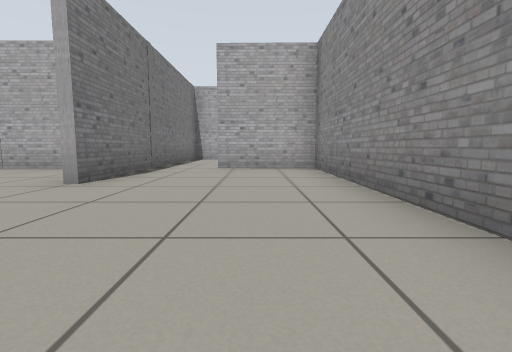
[1] (above)

17 first-person views from a walk through a world built for the Gazebo simulator. The camera is 0.5 m above the floor, tilts 6° down and sees 85° across. The floor is counted in squares, 1 m on a side. Each view is taken from the middle of a square. On the plan, view 1 faces up. The plan holds only what a view shows up to about 9 squares ahead; the rest is blank. The robots in the file are not drawn.

[2]
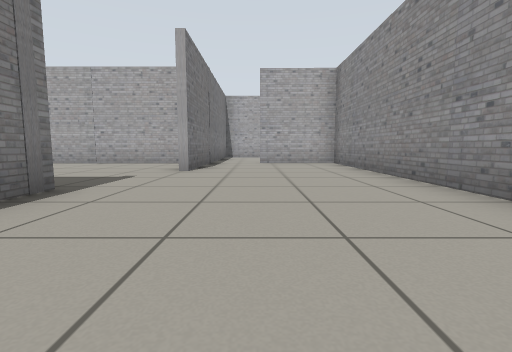

[3]
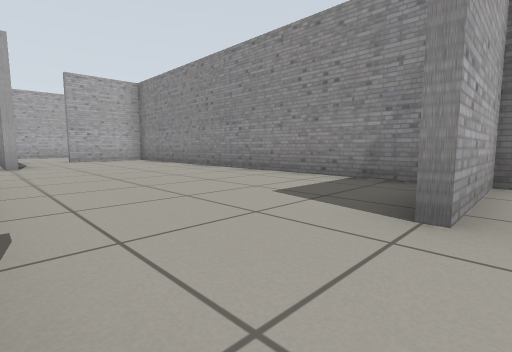

[4]
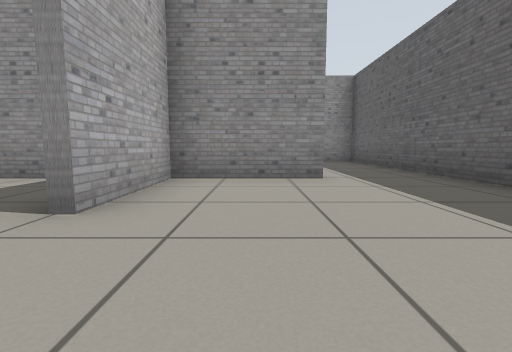

[5]
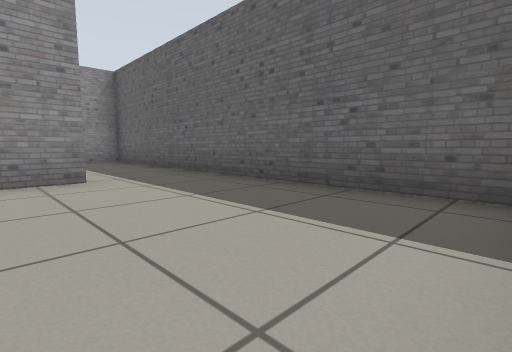

[6]
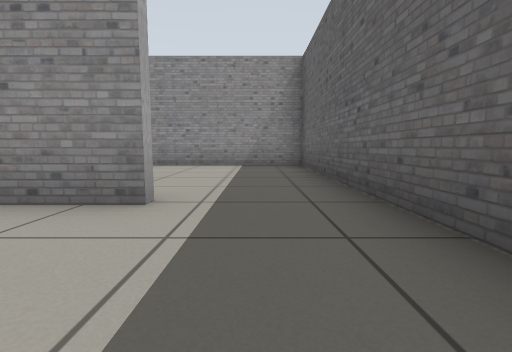

[7]
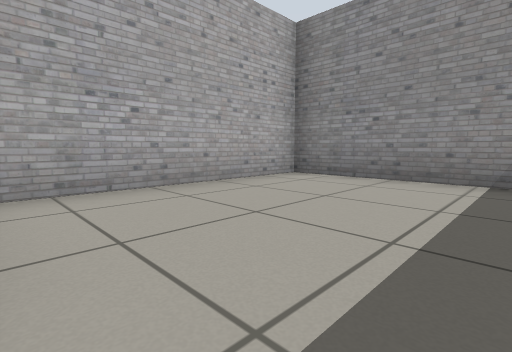

[8]
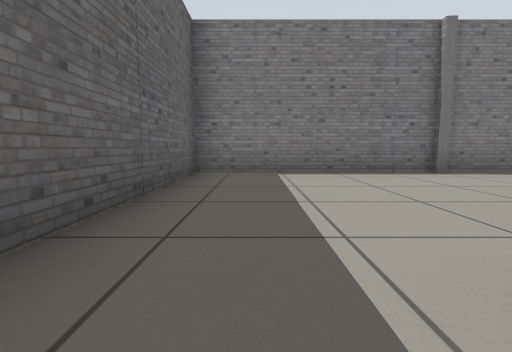

[9]
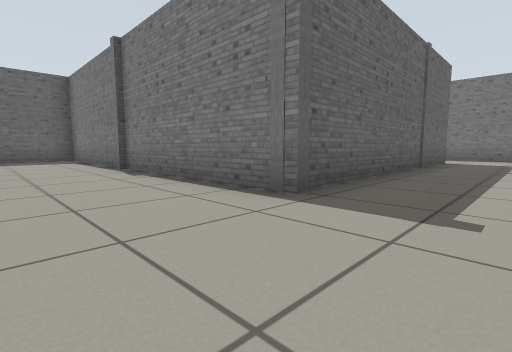

[10]
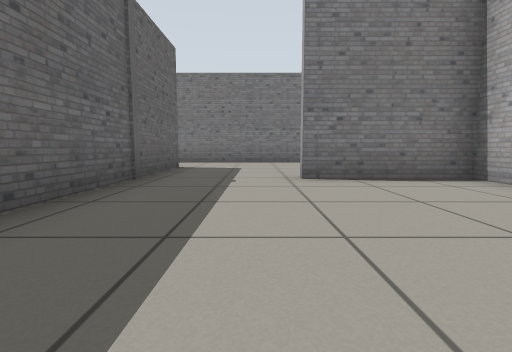

[11]
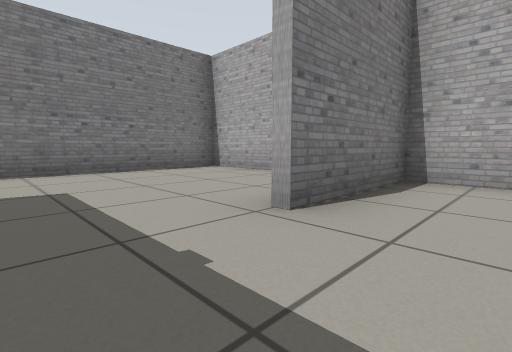

[12]
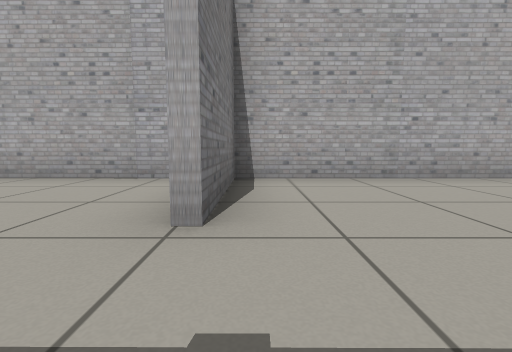

[13]
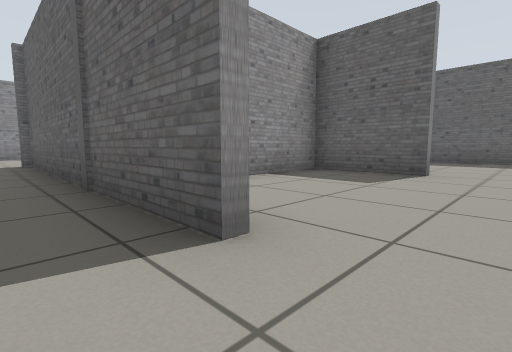

[14]
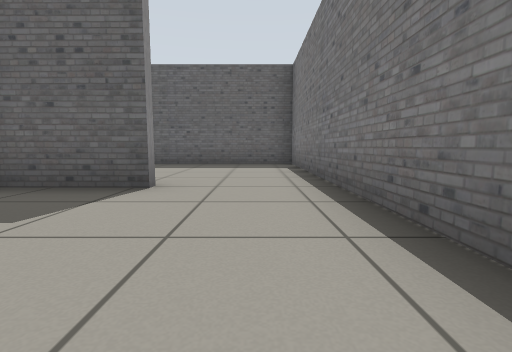

[15]
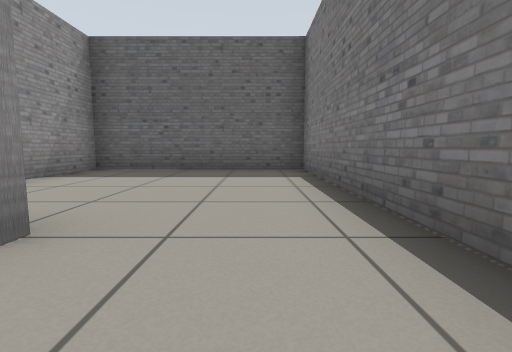

[16]
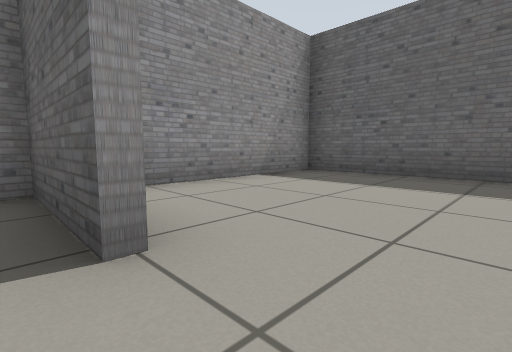

[17]
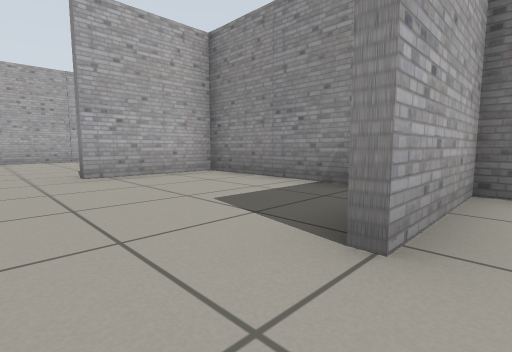

### Floor plan
Ten units are one square. View 1 is at (0, 0); x grows to the right and y downward. Boxes are objects, and circles mark ways between rooms. Rooms are numbered by the first view taken in them; rooms with no view inside come last. Other rooms are left out.
<svg viewBox="-135 -76 204 163">
<path fill="none" stroke="#000" d="M14 29 14 -64 -10 -64M-34 -14 -34 82 15 82M14 61 14 37 -10 37M-24 -71 -24 -36M15 82 64 82 64 37 20 37M-26 -36 -26 -54M-32 -64 -83 -64 -83 -36M-84 -11 -35 -11M-109 -11 -84 -11M-92 -64 -130 -64 -130 -15M-130 10 -130 34M-107 34 -84 34M-130 -15 -130 -5M-85 30 -85 -12M-84 -9 -109 -9M-130 34 -130 81 -85 82 -85 30M-84 37 -107 37"/>
<circle cx="20" cy="70" r="3" fill="#2a7"/>
<circle cx="-30" cy="-25" r="3" fill="#2a7"/>
<circle cx="-80" cy="-25" r="3" fill="#2a7"/>
<circle cx="-115" cy="-10" r="3" fill="#2a7"/>
<circle cx="-115" cy="30" r="3" fill="#2a7"/>
<text x="-10" y="10">1</text>
<text x="40" y="60">2</text>
<text x="-50" y="-40">3</text>
<text x="-110" y="-40">4</text>
<text x="-110" y="10">5</text>
<text x="-110" y="50">6</text>
</svg>
Room 1 opens to room 2. Room 1 opens to room 3. Room 3 opens to room 4. Room 4 opens to room 5. Room 5 opens to room 6.

Where each view was taken, in squares from view 1:
view 1: 0 up, 0 right, facing up
view 2: 2 down, 1 left, facing up
view 3: 4 down, 3 left, facing up-right
view 4: 5 down, 3 left, facing right
view 5: 5 down, 3 left, facing down-right
view 6: 7 down, 1 left, facing right
view 7: 7 down, 2 right, facing up-right
view 8: 7 down, 2 right, facing left
view 9: 3 up, 1 left, facing down-left
view 10: 3 up, 4 left, facing left
view 11: 2 up, 7 left, facing up-left
view 12: 2 up, 8 left, facing up
view 13: 2 up, 12 left, facing down-right
view 14: 0 up, 12 left, facing down
view 15: 2 down, 12 left, facing down
view 16: 3 down, 12 left, facing down-right
view 17: 4 down, 12 left, facing up-right
